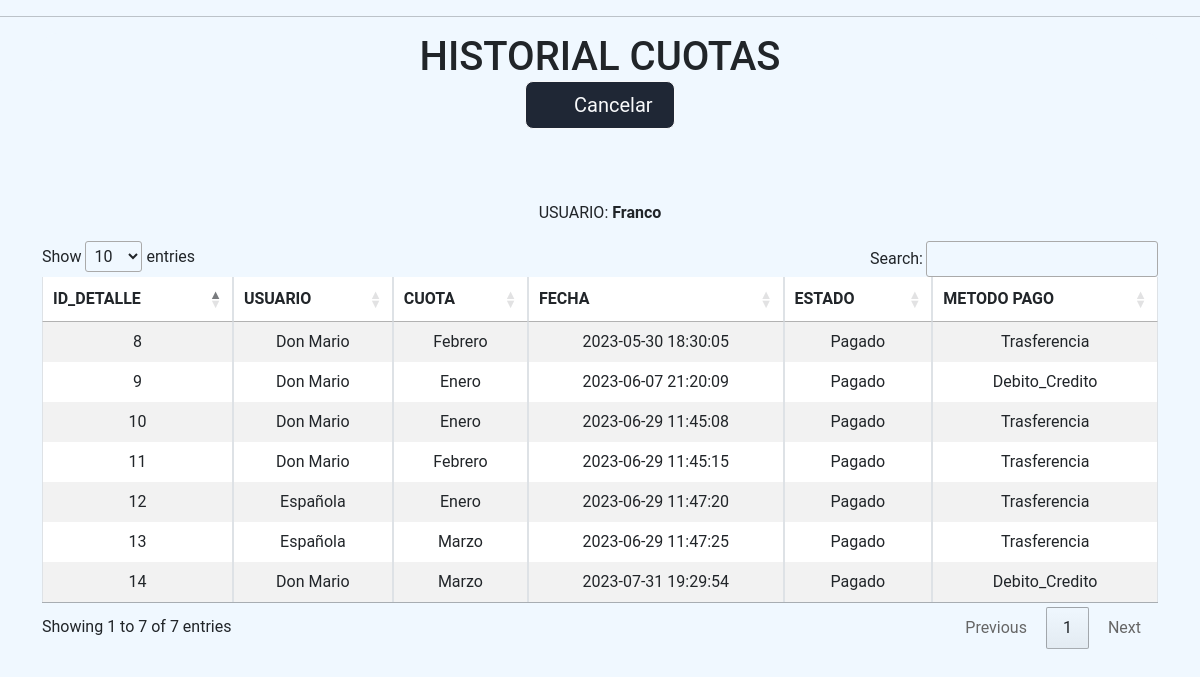
The page /admin/admin_detalleCuota.php (signed in) on the database its author committed.
### tables this page shows
CREATE TABLE `cliente` (
  `id_cliente` int(11) NOT NULL,
  `nombre` varchar(50) NOT NULL,
  `apellido` varchar(50) NOT NULL,
  `edad` int(11) NOT NULL,
  `usuario` varchar(50) NOT NULL,
  `contraseña` varchar(50) NOT NULL,
  `correo` varchar(50) NOT NULL,
  `id_sexo` int(11) NOT NULL,
  `id_codPostal` int(11) NOT NULL,
  `estado_cliente` int(11) DEFAULT 3,
  `id_rol` int(11) NOT NULL
);

CREATE TABLE `detalle_cuota` (
  `id_detalleCuota` int(11) NOT NULL,
  `id_cuota` int(11) NOT NULL,
  `id_cliente` int(11) NOT NULL,
  `fecha_cuota` datetime NOT NULL,
  `id_estado` int(11) NOT NULL,
  `id_metodoPago` int(11) NOT NULL
);

CREATE TABLE `cuota` (
  `id_cuota` int(11) NOT NULL,
  `fecha` varchar(50) NOT NULL,
  `valor` int(11) NOT NULL
);

CREATE TABLE `estado` (
  `id_estado` int(11) NOT NULL,
  `tipo_estado` varchar(50) NOT NULL
);

CREATE TABLE `metodo_pago` (
  `id_metodoPago` int(11) NOT NULL,
  `tipo_metodoPago` varchar(50) NOT NULL
);

### admin/admin_detalleCuota.php (the view, shortened to what this page needs)
<?php
$conn= mysqli_connect("localhost", "root", "", "facultad");
?>
<!DOCTYPE html>
<html lang="en">
    <head>
        <link rel="stylesheet" href="https://cdn.jsdelivr.net/npm/bootstrap@5.3.0-alpha1/dist/css/bootstrap.min.css">
        <link rel="stylesheet" href="//cdn.datatables.net/1.13.4/css/jquery.dataTables.min.css">
    </head>
    <hr>
    <body style="background-color: aliceblue;
    font-family: roboto;
    margin: auto;
    text-align: center;">
        <div class="container" tyle="background-color: aliceblue;
        font-family: roboto;
        margin: auto; border-radius: 15px 10px 15px 10px;">
        <h1 style="background-color: aliceblue;
        font-family: roboto;
        margin: auto;
        text-align: center; border-radius: 15px 10px 15px 10px;">HISTORIAL CUOTAS</h1>
        <a href="cuotasAdmin.php" class="btn btn-outline-light btn-lg px-5" style="left: 200px; top: 10px; right: 5%; width: 150px; background-color: #1f2735; right: 140px;">Cancelar</a>
        <br><br><br><br>
        <?php
            $querypa="select * from cliente where usuario = ".$_SESSION["username"];
            $resultado=mysqli_query($conn,$querypa);
            while($a=mysqli_fetch_array($resultado)){
                  ?>
                  <?php $nombre = $a["nombre"]; ?>
                  <?php
            }
            $sql= "SELECT id_detalleCuota, cuota.fecha , cliente.nombre,   detalle_cuota.fecha_cuota, estado.tipo_estado, metodo_pago.tipo_metodoPago
            FROM detalle_cuota
            INNER JOIN estado ON detalle_cuota.id_estado = estado.id_estado
            INNER JOIN cliente ON detalle_cuota.id_cliente = cliente.id_cliente
            INNER JOIN metodo_pago ON detalle_cuota.id_metodoPago = metodo_pago.id_metodoPago
            INNER JOIN cuota ON detalle_cuota.id_cuota = cuota.id_cuota";
            $result = mysqli_query($conn, $sql);
        ?>
        <table id="historialCuota" class="table table-bordered table-striped text-center nt-4">
            <p>USUARIO:<strong> <?php echo $nombre; ?></strong></p>
            <thead>
                <tr class="bg-primary text-white">
                    <th scope="col">ID_DETALLE</th>
                    <th scope="col">USUARIO</th>
                    <th scope="col">CUOTA</th>
                    <th scope="col">FECHA</th>
                    <th scope="col">ESTADO</th>
                    <th scope="col">METODO PAGO</th>
                </tr>
            </thead>
            <tbody>
             <?php
                 while ($mostrar = mysqli_fetch_array($result)) {
                    ?>
                    <tr>
                        <td><?php echo $mostrar['id_detalleCuota'] ?></td>
                        <td><?php echo $mostrar['nombre'] ?></td>
                        <td><?php echo $mostrar['fecha'] ?></td>
                        <td><?php echo $mostrar['fecha_cuota'] ?></td>
                        <td><?php echo $mostrar['tipo_estado'] ?></td>
                        <td><?php echo $mostrar['tipo_metodoPago'] ?></td>
                    </tr>
                <?php
                }
                ?>
            </tbody>
        </table>
        </div>
    </body>
</html>

### rows shown on the page
cliente: nombre "Franco"
detalle_cuota: id_detalleCuota "8", id_cliente.nombre "Don Mario", id_cuota.fecha "Febrero", fecha_cuota "2023-05-30 18:30:05", id_estado.tipo_estado "Pagado", id_metodoPago.tipo_metodoPago "Trasferencia"
detalle_cuota: id_detalleCuota "10", id_cliente.nombre "Don Mario", id_cuota.fecha "Enero", fecha_cuota "2023-06-29 11:45:08", id_estado.tipo_estado "Pagado", id_metodoPago.tipo_metodoPago "Trasferencia"
detalle_cuota: id_detalleCuota "11", id_cliente.nombre "Don Mario", id_cuota.fecha "Febrero", fecha_cuota "2023-06-29 11:45:15", id_estado.tipo_estado "Pagado", id_metodoPago.tipo_metodoPago "Trasferencia"
detalle_cuota: id_detalleCuota "12", id_cliente.nombre "Española", id_cuota.fecha "Enero", fecha_cuota "2023-06-29 11:47:20", id_estado.tipo_estado "Pagado", id_metodoPago.tipo_metodoPago "Trasferencia"
detalle_cuota: id_detalleCuota "13", id_cliente.nombre "Española", id_cuota.fecha "Marzo", fecha_cuota "2023-06-29 11:47:25", id_estado.tipo_estado "Pagado", id_metodoPago.tipo_metodoPago "Trasferencia"
detalle_cuota: id_detalleCuota "9", id_cliente.nombre "Don Mario", id_cuota.fecha "Enero", fecha_cuota "2023-06-07 21:20:09", id_estado.tipo_estado "Pagado", id_metodoPago.tipo_metodoPago "Debito_Credito"
detalle_cuota: id_detalleCuota "14", id_cliente.nombre "Don Mario", id_cuota.fecha "Marzo", fecha_cuota "2023-07-31 19:29:54", id_estado.tipo_estado "Pagado", id_metodoPago.tipo_metodoPago "Debito_Credito"
